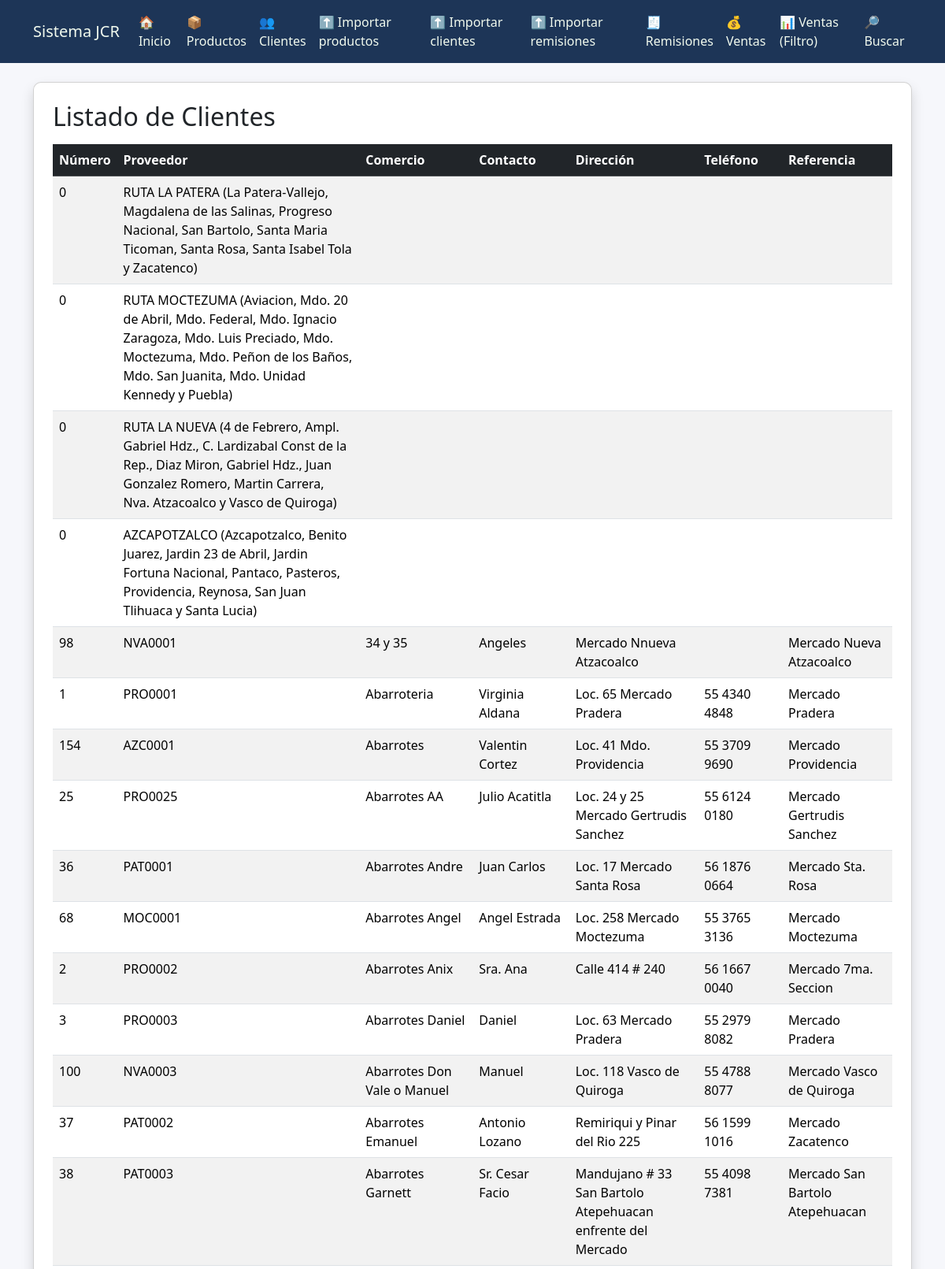
/clientes/ (upper part), run on the app's committed database.
### sistema/models.py (models this page shows, shortened)
class Cliente(models.Model):
    numero = models.IntegerField()
    proveedor = models.CharField(max_length=50)
    comercio = models.CharField(max_length=255)
    contacto = models.CharField(max_length=255, blank=True)
    direccion = models.CharField(max_length=255, blank=True)
    telefono = models.CharField(max_length=100, blank=True)
    referencia = models.CharField(max_length=255, blank=True)

### sistema/views.py (the view)
# urls.py: path("clientes/", views.lista_clientes, name="lista_clientes"),
def lista_clientes(request):
    clientes = Cliente.objects.all().order_by("comercio")
    return render(request, "sistema/lista_clientes.html", {"clientes": clientes})

### sistema/templates/sistema/lista_clientes.html
{% extends 'sistema/base.html' %} {% block content %}
<div class="card shadow p-4">
  <h2 class="mb-3">Listado de Clientes</h2>
  <div class="table-responsive">
    <table class="table table-striped table-hover">
      <thead class="table-dark">
        <tr>
          <th>Número</th>
          <th>Proveedor</th>
          <th>Comercio</th>
          <th>Contacto</th>
          <th>Dirección</th>
          <th>Teléfono</th>
          <th>Referencia</th>
        </tr>
      </thead>
      <tbody>
        {% for c in clientes %}
        <tr>
          <td>{{ c.numero }}</td>
          <td>{{ c.proveedor }}</td>
          <td>{{ c.comercio }}</td>
          <td>{{ c.contacto }}</td>
          <td>{{ c.direccion }}</td>
          <td>{{ c.telefono }}</td>
          <td>{{ c.referencia }}</td>
        </tr>
        {% endfor %}
      </tbody>
    </table>
  </div>
</div>
{% endblock %}

### sistema/templates/sistema/base.html (style rules this page uses)
body { background-color: #f6f7fb; }
.card { border-radius: 10px; }

### data on the page
Cliente: numero "0", proveedor "RUTA LA PATERA (La Patera-Vallejo, Magdalena de las Salinas, Progreso Nacional, San Bartolo, Santa Maria Ticoman, Santa Rosa, Santa Isabel Tola y Zacatenco)"
Cliente: numero "0", proveedor "RUTA MOCTEZUMA (Aviacion, Mdo. 20 de Abril, Mdo. Federal, Mdo. Ignacio Zaragoza, Mdo. Luis Preciado, Mdo. Moctezuma, Mdo. Peñon de los Baños, Mdo. San Juanita, Mdo. Unidad Kennedy y Puebla)"
Cliente: numero "0", proveedor "RUTA LA NUEVA (4 de Febrero, Ampl. Gabriel Hdz., C. Lardizabal Const de la Rep., Diaz Miron, Gabriel Hdz., Juan Gonzalez Romero, Martin Carrera, Nva. Atzacoalco y Vasco de Quiroga)"
Cliente: numero "0", proveedor "AZCAPOTZALCO (Azcapotzalco, Benito Juarez, Jardin 23 de Abril, Jardin Fortuna Nacional, Pantaco, Pasteros, Providencia, Reynosa, San Juan Tlihuaca y Santa Lucia)"
Cliente: numero "98", proveedor "NVA0001", comercio "34 y 35", contacto "Angeles", direccion "Mercado Nnueva Atzacoalco", referencia "Mercado Nueva Atzacoalco"
Cliente: numero "1", proveedor "PRO0001", comercio "Abarroteria", contacto "Virginia Aldana", direccion "Loc. 65 Mercado Pradera", telefono "55 4340 4848", referencia "Mercado Pradera"
Cliente: numero "154", proveedor "AZC0001", comercio "Abarrotes", contacto "Valentin Cortez", direccion "Loc. 41 Mdo. Providencia", telefono "55 3709 9690", referencia "Mercado Providencia"
Cliente: numero "25", proveedor "PRO0025", comercio "Abarrotes AA", contacto "Julio Acatitla", direccion "Loc. 24 y 25 Mercado Gertrudis Sanchez", telefono "55 6124 0180", referencia "Mercado Gertrudis Sanchez"
Cliente: numero "36", proveedor "PAT0001", comercio "Abarrotes Andre", contacto "Juan Carlos", direccion "Loc. 17 Mercado Santa Rosa", telefono "56 1876 0664", referencia "Mercado Sta. Rosa"
Cliente: numero "68", proveedor "MOC0001", comercio "Abarrotes Angel", contacto "Angel Estrada", direccion "Loc. 258 Mercado Moctezuma", telefono "55 3765 3136", referencia "Mercado Moctezuma"
Cliente: numero "2", proveedor "PRO0002", comercio "Abarrotes Anix", contacto "Sra. Ana", direccion "Calle 414 # 240", telefono "56 1667 0040", referencia "Mercado 7ma. Seccion"
Cliente: numero "3", proveedor "PRO0003", comercio "Abarrotes Daniel", contacto "Daniel", direccion "Loc. 63 Mercado Pradera", telefono "55 2979 8082", referencia "Mercado Pradera"
Cliente: numero "100", proveedor "NVA0003", comercio "Abarrotes Don Vale o Manuel", contacto "Manuel", direccion "Loc. 118 Vasco de Quiroga", telefono "55 4788 8077", referencia "Mercado Vasco de Quiroga"
Cliente: numero "37", proveedor "PAT0002", comercio "Abarrotes Emanuel", contacto "Antonio Lozano", direccion "Remiriqui y Pinar del Rio 225", telefono "56 1599 1016", referencia "Mercado Zacatenco"
Cliente: numero "38", proveedor "PAT0003", comercio "Abarrotes Garnett", contacto "Sr. Cesar Facio", direccion "Mandujano # 33 San Bartolo Atepehuacan enfrente del Mercado", telefono "55 4098 7381", referencia "Mercado San Bartolo Atepehuacan"
